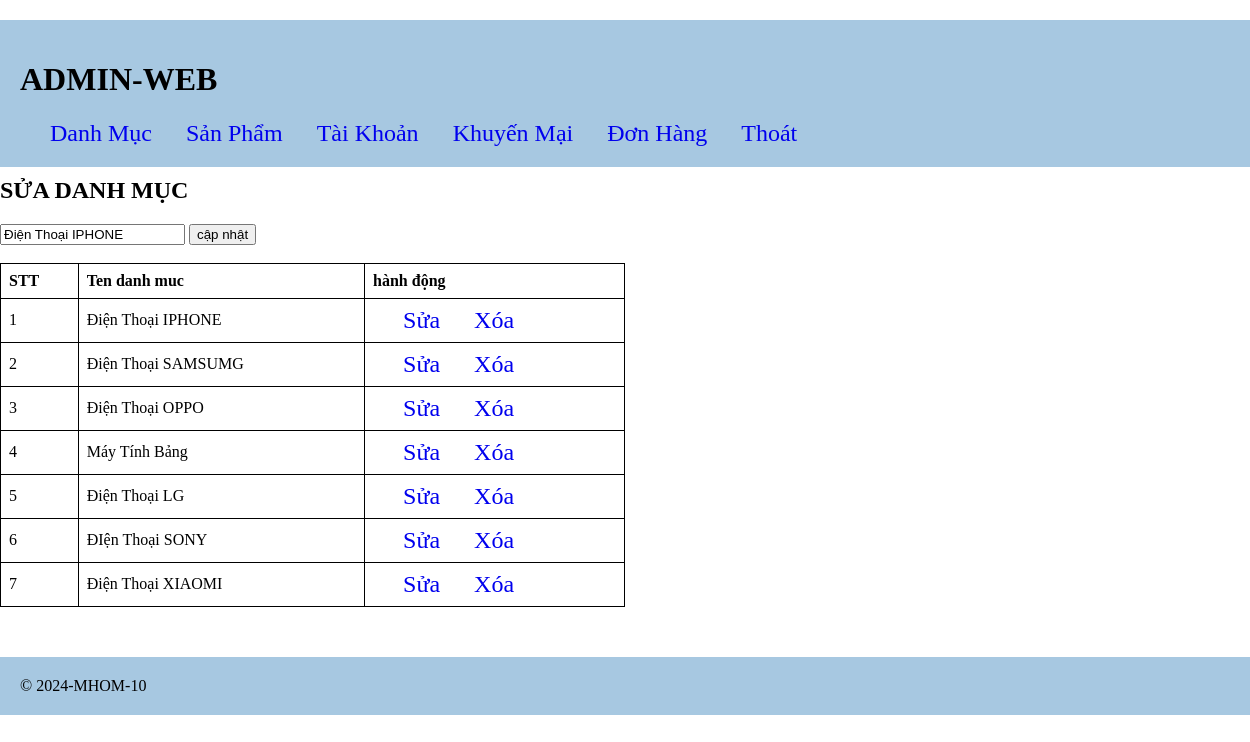
/product/admin/index.php?act=editform&id=2 (signed in), run on the app's committed database.
### tables this page shows
CREATE TABLE `tbl_danhmuc` (
  `id` tinyint(4) NOT NULL,
  `tendanhmuc` varchar(100) NOT NULL,
  `hienthi` int(10) DEFAULT NULL,
  `uutien` int(10) DEFAULT NULL
);

### product/model/danhmuc.php (called while the page is built, shortened)
<?php
    function getAll_dm()
    {
        $conn=Connectdb();
        $stmt = $conn ->prepare("SELECT * FROM tbl_danhmuc" );
        $stmt->execute();
        $kq=$stmt->fetchAll();
        return $kq;
    }
    function getonedm($id)
    {
        $conn=Connectdb();
        $stmt = $conn ->prepare("SELECT * FROM tbl_danhmuc WHERE id=$id" );
        $stmt->execute();
        $kq=$stmt->fetchAll();
        return $kq;
    }
?>

### product/admin/view/editform.php (the view, shortened to what this page needs)
<div>
    <h2>SỬA DANH MỤC</h2>
    <form action="index.php?act=editform" method="post" onsubmit="return xacnhan()">
        <input type="text" name="tendm" value="<?=$kq1[0]['tendanhmuc']?>">
        <input type="submit" name="capnhat" value="cập nhật">
    </form>
    <br>
    <table border="1" style="width: 50%;">
        <tr>
            <th>STT</th>
            <th>Ten danh muc</th>
            <th>hành động</th>
        </tr>
        <?php
        if(isset($kq) && (count($kq)>0))
        {
            $i=1;
            foreach($kq as $dm)
            {
                echo '<tr>
                        <td>'.$i.'</td>
                        <td>'.$dm['tendanhmuc'].'</td>
                        <td>
                            <a href="index.php?act=editform&id='.$dm['id'].'">Sửa</a>
                            <a href="index.php?act=deletedm&id='.$dm['id'].'">Xóa</a>
                        </td>
                </tr>';
                $i++;
            }
        }
        ?>
    </table>
</div>

### product/admin/view/header.php (style rules this page uses)
body { margin: 0; padding: 0; }
a { text-decoration: none; margin-left: 30px; font-size: 24px; }
table { width: 50%; border-collapse: collapse; }
th, td { border: 1px solid black; padding: 8px; text-align: left; }

### data on the page
tbl_danhmuc: tendm "Điện Thoại IPHONE", tendanhmuc "Điện Thoại IPHONE"
tbl_danhmuc: tendanhmuc "Điện Thoại SAMSUMG"
tbl_danhmuc: tendanhmuc "Điện Thoại OPPO"
tbl_danhmuc: tendanhmuc "Máy Tính Bảng"
tbl_danhmuc: tendanhmuc "Điện Thoại LG"
tbl_danhmuc: tendanhmuc "ĐIện Thoại SONY"
tbl_danhmuc: tendanhmuc "Điện Thoại XIAOMI"
